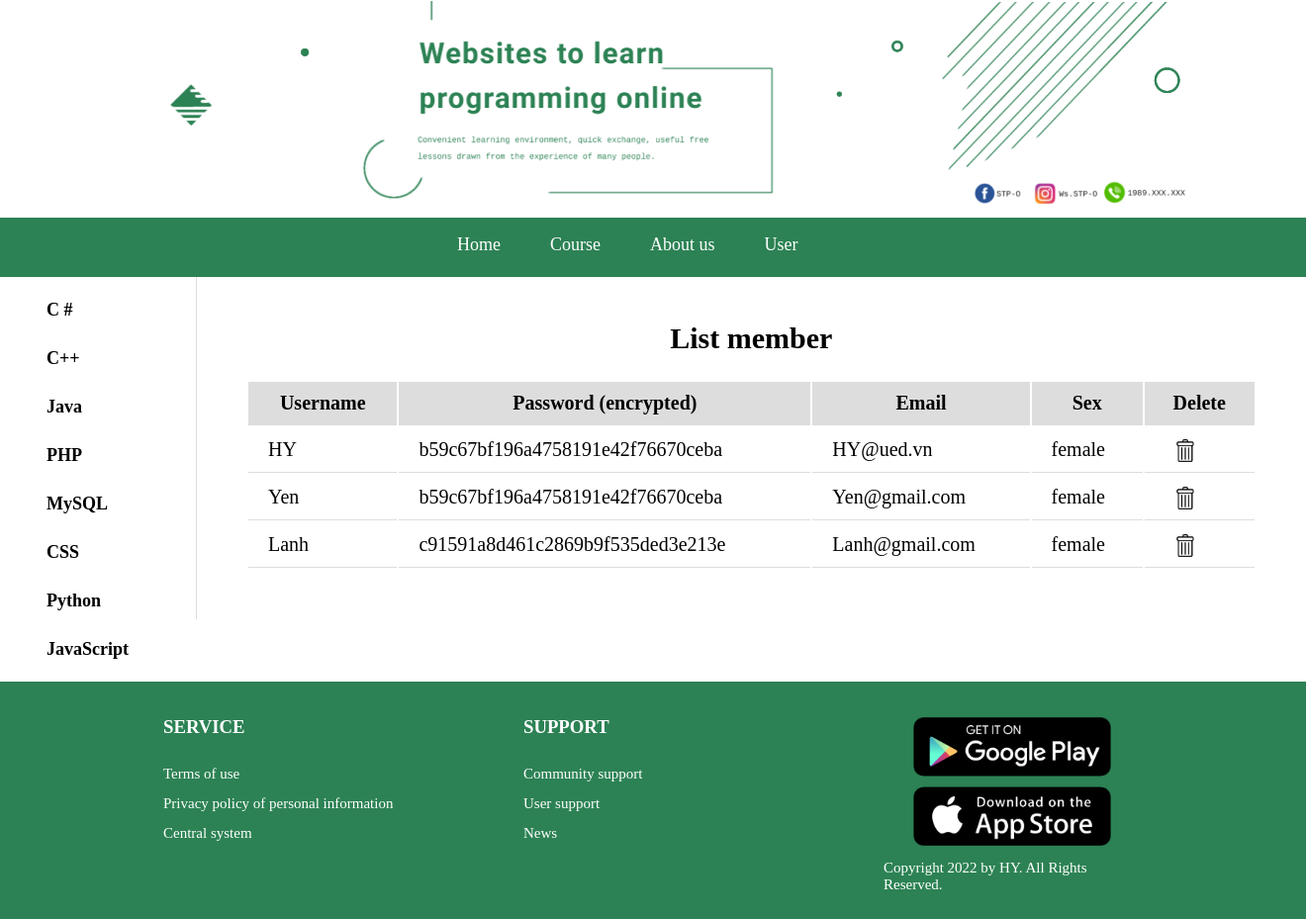
The app's page /index.php?quanly=managemb (signed in) with its own data.
### tables this page shows
CREATE TABLE `member` (
  `username` varchar(100) NOT NULL,
  `password` varchar(100) NOT NULL,
  `email` varchar(100) NOT NULL,
  `sex` varchar(100) NOT NULL
);

### managemb.php (the view, shortened to what this page needs)
<div class=update>
<?php
    include('connect.php');
    $sql = "SELECT * FROM member";
    $query = mysqli_query($conn, $sql);
?>
    <h2>List member</h2>
    <table class="member">
    <tr>
        <th>Username</th>
        <th>Password (encrypted)</th>
        <th>Email</th>
        <th>Sex</th>
        <th>Delete</th>
    </tr>
<?php
    while($row = mysqli_fetch_assoc($query))
    {
?>
        <tr>
        <td><?php echo $row['username']; ?></td>
        <td><?php echo $row['password']; ?></td>
        <td><?php echo $row['email']; ?></td>
        <td><?php echo $row['sex']; ?></td>
        <td>
            <a onclick="return Del('<?php echo $row['username'];?>')" href="index.php?quanly=deletemb&username=<?php echo $row['username']; ?>">
            <div class="btndel">
                <img src="Img/TR.png">
            </div>
        </a>
        </td>
    </tr>
<?php
        }
?>
    </table>
</div>

### style.css (style rules this page uses)
body { width: 100%; height: 100%; margin: 0px; padding: 0px; overflow-x: hidden; font-family:Calibri; }

### style1.css (style rules this page uses)
.update { font-size: 20px; padding: 20px 50px; margin-bottom: 30px; }
.update h2 { text-align: center; }
.btndel img { width: 23px; height: 23px; margin-left: 10px; vertical-align: middle; }
th { background-color: #ddd; text-align: center; }
td { text-align: justify; }
th,td { padding: 10px 20px; border-bottom: 1px solid #ddd; }
table.member { width: 100%; }

### records on screen
member: username "HY", password "b59c67bf196a4758191e42f76670ceba", email "HY@ued.vn", sex "female"
member: username "Yen", password "b59c67bf196a4758191e42f76670ceba", email "Yen@gmail.com", sex "female"
member: username "Lanh", password "c91591a8d461c2869b9f535ded3e213e", email "Lanh@gmail.com", sex "female"
